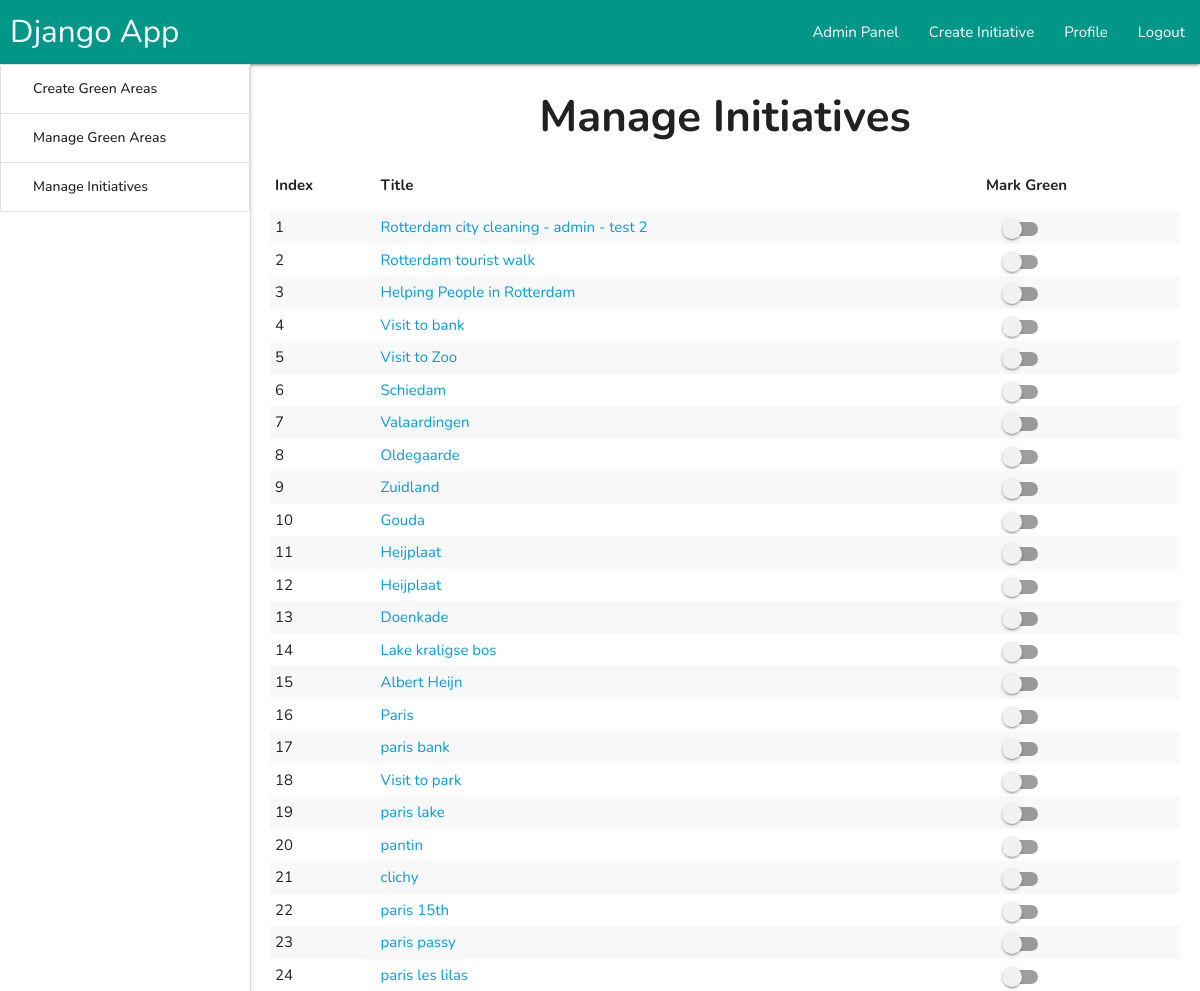
The page /admin_panel/manage_initiatives/ (signed in) on the database its author committed.
### root/models.py (models this page shows, shortened)
class Initiative_Table(models.Model):
    title           = models.CharField(max_length=10000,blank=True,default='')
    description     = models.TextField(max_length=1000000,blank=True,default='')
    place_name      = models.CharField(max_length=1000000,blank=True,default='')
    longitude       = models.CharField(max_length=10000,blank=True,default='')
    latitude        = models.CharField(max_length=10000,blank=True,default='')
    event_date      = models.CharField(max_length=10000,blank=True,default='',null=True)
    date_object     = models.DateField(blank=True,null=True)
    category        = models.ForeignKey(Initiative_Category,on_delete=models.CASCADE,related_name="Category",default=None)
    is_green_area   = models.BooleanField(default=False,blank=True)
    owner           = models.ForeignKey(User,on_delete=models.CASCADE,related_name="owner",default=None)
    enrolled        = models.ManyToManyField(User, related_name="enrolled",blank=True)

### Admin_Panel/views.py (the view)
# urls.py: path('manage_initiatives/', manage_initiatives, name='manage_initiatives'),
def manage_initiatives(request):
    all_initiatives = Initiative_Table.objects.all()
    return render(request,'admin_panel/manage_initiatives.html',{
        'all_initiatives':all_initiatives
    })

### Templates/admin_panel/manage_initiatives.html (shortened to what this page needs)
{% extends 'partials/dashboards/admin_engine.html' %}
{% block 'engine'%}
<div style="margin:5px 20px">
  <center>
    <h3><b>Manage Initiatives</b></h3>
  </center>
  <table class="striped">
    <thead>
      <tr>
        <th>Index</th>
        <th>Title</th>
        <th>Mark Green</th>
      </tr>
    </thead>
    <tbody>
      <tr>
      {% for initiative in all_initiatives %}
      <td>{{ forloop.counter }}</td>
      <td><a target='_blank' href="/admin_panel/manage_initiatives/update_initiative/{{initiative.id}}">{{initiative.title}}</a></td>
      <td>
        <div class="switch" id="{{initiative.id}}">
          <label>
            <span class="lever"></span>
          </label>
        </div>
      </td>
      </tr>
        {% endfor %}
    </tbody>
  </table>
</div>
{% endblock 'engine' %}

### Static/css/general_fixing.css (style rules this page uses)
:root { --geocoder_input_height: 36px !important; }

### Templates/base.html (style rules this page uses)
html { height: 100% !important; }
body { font-family: 'Nunito', sans-serif; text-align: justify; height: 100% !important; }
html, body { height: 100% !important; }

### Templates/admin_panel/manage_initiatives.html (style rules this page uses)
tbody td { padding: 5px !important; }

### rows shown on the page
Initiative_Table: title "Rotterdam city cleaning - admin - test 2"
Initiative_Table: title "Rotterdam tourist walk"
Initiative_Table: title "Helping People in Rotterdam"
Initiative_Table: title "Visit to bank"
Initiative_Table: title "Visit to Zoo"
Initiative_Table: title "Schiedam"
Initiative_Table: title "Valaardingen"
Initiative_Table: title "Oldegaarde"
Initiative_Table: title "Zuidland"
Initiative_Table: title "Gouda"
Initiative_Table: title "Heijplaat"
Initiative_Table: title "Heijplaat"
Initiative_Table: title "Doenkade"
Initiative_Table: title "Lake kraligse bos"
Initiative_Table: title "Albert Heijn"
Initiative_Table: title "Paris"
Initiative_Table: title "paris bank"
Initiative_Table: title "Visit to park"
Initiative_Table: title "paris lake"
Initiative_Table: title "pantin"
Initiative_Table: title "clichy"
Initiative_Table: title "paris 15th"
Initiative_Table: title "paris passy"
Initiative_Table: title "paris les lilas"
